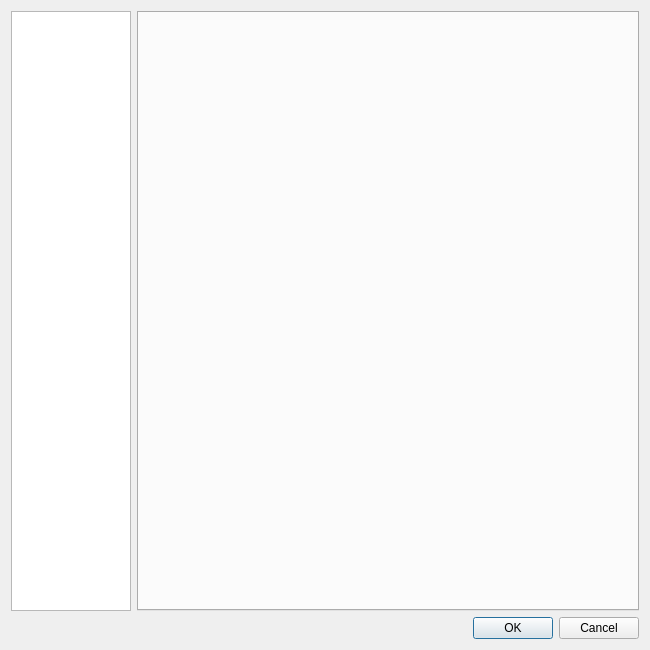
<?xml version="1.0" encoding="UTF-8"?>
<ui version="4.0">
 <class>ConfigureDialog</class>
 <widget class="QDialog" name="ConfigureDialog">
  <property name="geometry">
   <rect>
    <x>0</x>
    <y>0</y>
    <width>650</width>
    <height>650</height>
   </rect>
  </property>
  <property name="minimumSize">
   <size>
    <width>0</width>
    <height>650</height>
   </size>
  </property>
  <property name="windowTitle">
   <string>yuzu Configuration</string>
  </property>
  <layout class="QVBoxLayout" name="verticalLayout">
   <item>
    <layout class="QHBoxLayout" name="horizontalLayout">
     <item>
      <widget class="QListWidget" name="selectorList">
       <property name="minimumSize">
        <size>
         <width>120</width>
         <height>0</height>
        </size>
       </property>
       <property name="maximumSize">
        <size>
         <width>120</width>
         <height>16777215</height>
        </size>
       </property>
      </widget>
     </item>
     <item>
      <widget class="QTabWidget" name="tabWidget">
       <property name="currentIndex">
        <number>-1</number>
       </property>
      </widget>
     </item>
    </layout>
   </item>
   <item>
    <widget class="QDialogButtonBox" name="buttonBox">
     <property name="standardButtons">
      <set>QDialogButtonBox::Cancel|QDialogButtonBox::Ok</set>
     </property>
    </widget>
   </item>
  </layout>
 </widget>
 <resources/>
 <connections>
  <connection>
   <sender>buttonBox</sender>
   <signal>accepted()</signal>
   <receiver>ConfigureDialog</receiver>
   <slot>accept()</slot>
   <hints>
    <hint type="sourcelabel">
     <x>20</x>
     <y>20</y>
    </hint>
    <hint type="destinationlabel">
     <x>20</x>
     <y>20</y>
    </hint>
   </hints>
  </connection>
  <connection>
   <sender>buttonBox</sender>
   <signal>rejected()</signal>
   <receiver>ConfigureDialog</receiver>
   <slot>reject()</slot>
   <hints>
    <hint type="sourcelabel">
     <x>20</x>
     <y>20</y>
    </hint>
    <hint type="destinationlabel">
     <x>20</x>
     <y>20</y>
    </hint>
   </hints>
  </connection>
 </connections>
</ui>
